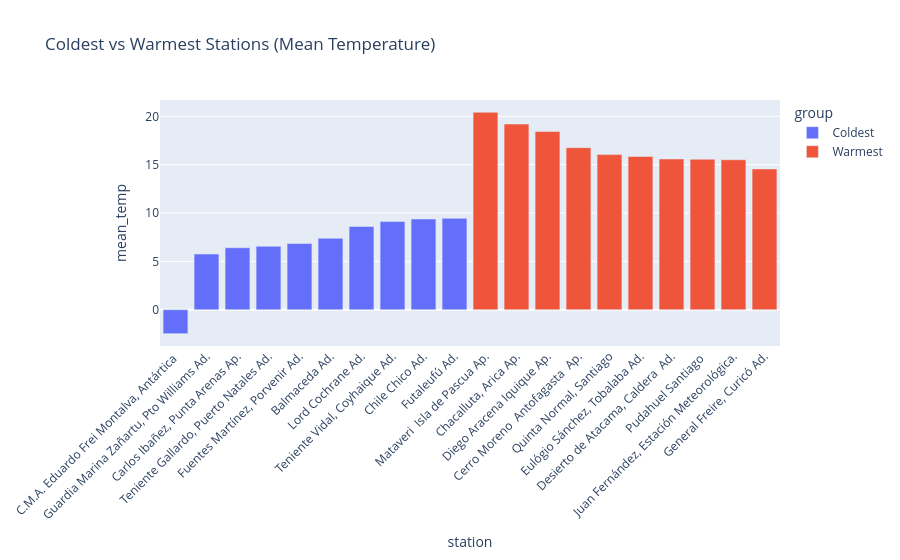

Notebook cell for this chart:
### Code cell
top_compare = pd.concat([
    coldest.assign(group="Coldest"),
    warmest.assign(group="Warmest")
])

fig = px.bar(
    top_compare.reset_index(),
    x="station",
    y="mean_temp",
    color="group",
    title="Coldest vs Warmest Stations (Mean Temperature)"
)

fig.update_layout(xaxis_tickangle=-45)
fig.show()

### Figure 1 — Plotly figure (JSON) as saved in the notebook; plotly's stock layout.template omitted (floating-point values rounded to 4 significant figures)
{"data": [{"hovertemplate": "group=Coldest<br>station=%{x}<br>mean_temp=%{y}<extra></extra>", "legendgroup": "Coldest", "marker": {"color": "#636efa", "pattern": {"shape": ""}}, "name": "Coldest", "orientation": "v", "showlegend": true, "textposition": "auto", "type": "bar", "x": ["C.M.A. Eduardo Frei Montalva, Antártica ", "Guardia Marina Zañartu, Pto Williams Ad.", "Carlos Ibañez, Punta Arenas Ap.", "Teniente Gallardo, Puerto Natales Ad.", "Fuentes Martínez, Porvenir Ad.", "Balmaceda Ad.", "Lord Cochrane Ad.", "Teniente Vidal, Coyhaique Ad.", "Chile Chico Ad.", "Futaleufú Ad."], "xaxis": "x", "y": [-2.484, 5.756, 6.407, 6.557, 6.842, 7.387, 8.601, 9.112, 9.374, 9.447], "yaxis": "y"}, {"hovertemplate": "group=Warmest<br>station=%{x}<br>mean_temp=%{y}<extra></extra>", "legendgroup": "Warmest", "marker": {"color": "#EF553B", "pattern": {"shape": ""}}, "name": "Warmest", "orientation": "v", "showlegend": true, "textposition": "auto", "type": "bar", "x": ["Mataveri  Isla de Pascua Ap.", "Chacalluta, Arica Ap.", "Diego Aracena Iquique Ap.", "Cerro Moreno  Antofagasta  Ap.", "Quinta Normal, Santiago", "Eulógio Sánchez, Tobalaba Ad.", "Desierto de Atacama, Caldera  Ad.", "Pudahuel Santiago ", "Juan Fernández, Estación Meteorológica.", "General Freire, Curicó Ad."], "xaxis": "x", "y": [20.42, 19.21, 18.43, 16.76, 16.04, 15.85, 15.59, 15.56, 15.51, 14.56], "yaxis": "y"}], "layout": {"barmode": "relative", "legend": {"title": {"text": "group"}, "tracegroupgap": 0}, "title": {"text": "Coldest vs Warmest Stations (Mean Temperature)"}, "xaxis": {"anchor": "y", "domain": [0, 1], "tickangle": -45, "title": {"text": "station"}}, "yaxis": {"anchor": "x", "domain": [0, 1], "title": {"text": "mean_temp"}}}}
